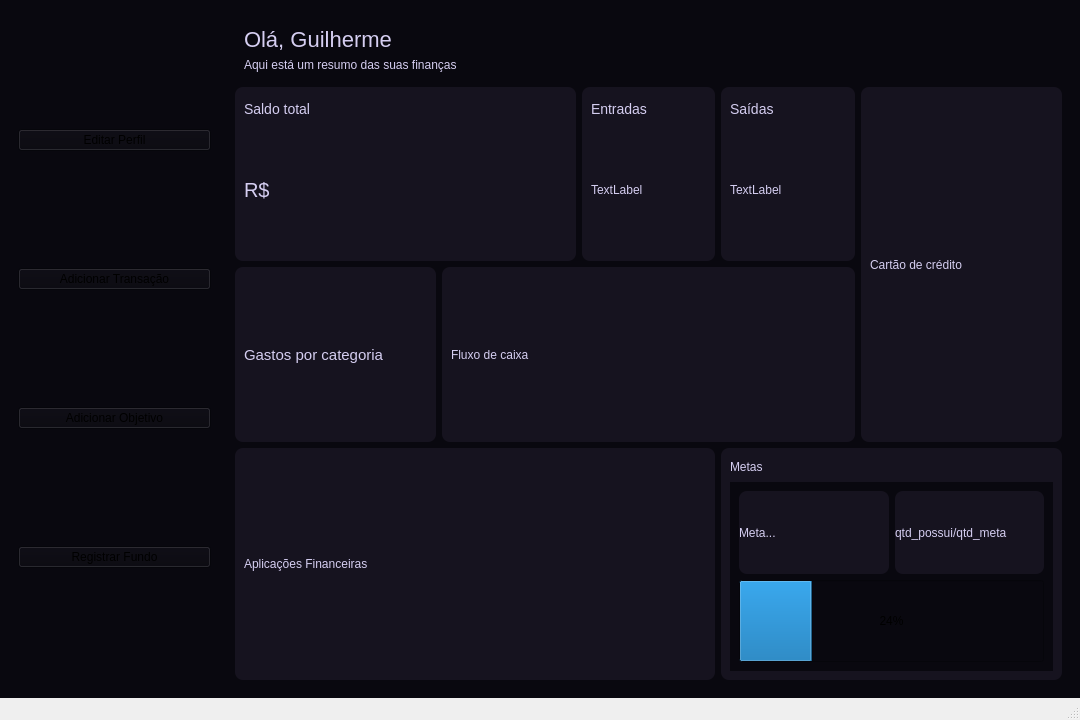
<?xml version="1.0" encoding="UTF-8"?>
<ui version="4.0">
 <class>MainWindow</class>
 <widget class="QMainWindow" name="MainWindow">
  <property name="geometry">
   <rect>
    <x>0</x>
    <y>0</y>
    <width>1080</width>
    <height>720</height>
   </rect>
  </property>
  <property name="windowTitle">
   <string>MainWindow</string>
  </property>
  <widget class="QWidget" name="centralwidget">
   <property name="styleSheet">
    <string notr="true">background-color: rgb(9, 8, 15);</string>
   </property>
   <layout class="QHBoxLayout" name="horizontalLayout_2" stretch="1,4">
    <item>
     <widget class="QWidget" name="widget_2" native="true">
      <property name="sizePolicy">
       <sizepolicy hsizetype="Expanding" vsizetype="Expanding">
        <horstretch>0</horstretch>
        <verstretch>0</verstretch>
       </sizepolicy>
      </property>
      <layout class="QVBoxLayout" name="verticalLayout_11">
       <item>
        <widget class="QPushButton" name="pushButton_4">
         <property name="text">
          <string>Editar Perfil</string>
         </property>
        </widget>
       </item>
       <item>
        <widget class="QPushButton" name="pushButton">
         <property name="text">
          <string>Adicionar Transação</string>
         </property>
        </widget>
       </item>
       <item>
        <widget class="QPushButton" name="pushButton_2">
         <property name="text">
          <string>Adicionar Objetivo</string>
         </property>
        </widget>
       </item>
       <item>
        <widget class="QPushButton" name="pushButton_3">
         <property name="text">
          <string>Registrar Fundo</string>
         </property>
        </widget>
       </item>
      </layout>
     </widget>
    </item>
    <item>
     <widget class="QWidget" name="widget" native="true">
      <property name="sizePolicy">
       <sizepolicy hsizetype="Expanding" vsizetype="Expanding">
        <horstretch>0</horstretch>
        <verstretch>0</verstretch>
       </sizepolicy>
      </property>
      <property name="styleSheet">
       <string notr="true">QFrame{
	background-color: rgb(22, 19, 31);
	border-width: 2px;
	border-radius: 8px;
}
QLabel{
	color: rgb(213, 206, 241);
	font: 12pt &quot;&quot;Plus Jakarta Sans&quot;, system-ui, sans-serif;&quot;;
}</string>
      </property>
      <layout class="QGridLayout" name="gridLayout" rowstretch="1,0,6,6,8" columnstretch="3,2,2,2,3" columnminimumwidth="0,0,0,0,0">
       <item row="2" column="3">
        <widget class="QFrame" name="frame_9">
         <property name="frameShape">
          <enum>QFrame::Shape::StyledPanel</enum>
         </property>
         <property name="frameShadow">
          <enum>QFrame::Shadow::Raised</enum>
         </property>
         <layout class="QVBoxLayout" name="verticalLayout_2" stretch="1,5">
          <item>
           <widget class="QLabel" name="label_6">
            <property name="styleSheet">
             <string notr="true">font: 14px;
</string>
            </property>
            <property name="text">
             <string>Saídas</string>
            </property>
           </widget>
          </item>
          <item>
           <widget class="QLabel" name="Saidas">
            <property name="text">
             <string>TextLabel</string>
            </property>
           </widget>
          </item>
         </layout>
        </widget>
       </item>
       <item row="2" column="0" colspan="2">
        <widget class="QFrame" name="frame_2">
         <property name="sizePolicy">
          <sizepolicy hsizetype="Preferred" vsizetype="Preferred">
           <horstretch>0</horstretch>
           <verstretch>0</verstretch>
          </sizepolicy>
         </property>
         <property name="styleSheet">
          <string notr="true"/>
         </property>
         <property name="frameShape">
          <enum>QFrame::Shape::StyledPanel</enum>
         </property>
         <property name="frameShadow">
          <enum>QFrame::Shadow::Raised</enum>
         </property>
         <layout class="QVBoxLayout" name="verticalLayout_4" stretch="1,5">
          <item>
           <widget class="QLabel" name="label_2">
            <property name="styleSheet">
             <string notr="true">font: 14px;
</string>
            </property>
            <property name="text">
             <string>Saldo total</string>
            </property>
           </widget>
          </item>
          <item>
           <widget class="QLabel" name="SaldoTotal">
            <property name="styleSheet">
             <string notr="true">font: 20px;
</string>
            </property>
            <property name="text">
             <string>R$</string>
            </property>
           </widget>
          </item>
         </layout>
        </widget>
       </item>
       <item row="2" column="4" rowspan="2">
        <widget class="QFrame" name="frame_11">
         <property name="frameShape">
          <enum>QFrame::Shape::StyledPanel</enum>
         </property>
         <property name="frameShadow">
          <enum>QFrame::Shadow::Raised</enum>
         </property>
         <layout class="QVBoxLayout" name="verticalLayout_7">
          <item>
           <widget class="QLabel" name="label_8">
            <property name="text">
             <string>Cartão de crédito</string>
            </property>
           </widget>
          </item>
         </layout>
        </widget>
       </item>
       <item row="3" column="0">
        <widget class="QFrame" name="frame_10">
         <property name="frameShape">
          <enum>QFrame::Shape::StyledPanel</enum>
         </property>
         <property name="frameShadow">
          <enum>QFrame::Shadow::Raised</enum>
         </property>
         <layout class="QVBoxLayout" name="verticalLayout_5">
          <item>
           <widget class="QLabel" name="label_7">
            <property name="styleSheet">
             <string notr="true">font: 15px;
</string>
            </property>
            <property name="text">
             <string>Gastos por categoria</string>
            </property>
           </widget>
          </item>
         </layout>
        </widget>
       </item>
       <item row="0" column="0" colspan="5">
        <widget class="QWidget" name="widget_header" native="true">
         <layout class="QVBoxLayout" name="verticalLayout" stretch="4,1">
          <item>
           <widget class="QLabel" name="Nome">
            <property name="styleSheet">
             <string notr="true">background: none;
font: 22px;</string>
            </property>
            <property name="text">
             <string>Olá, Guilherme</string>
            </property>
           </widget>
          </item>
          <item>
           <widget class="QLabel" name="label_3">
            <property name="styleSheet">
             <string notr="true">background: none;
font: 12px;
</string>
            </property>
            <property name="text">
             <string>Aqui está um resumo das suas finanças</string>
            </property>
           </widget>
          </item>
         </layout>
        </widget>
       </item>
       <item row="4" column="0" colspan="3">
        <widget class="QFrame" name="frame_14">
         <property name="frameShape">
          <enum>QFrame::Shape::StyledPanel</enum>
         </property>
         <property name="frameShadow">
          <enum>QFrame::Shadow::Raised</enum>
         </property>
         <layout class="QVBoxLayout" name="verticalLayout_9">
          <item>
           <widget class="QLabel" name="label_10">
            <property name="text">
             <string>Aplicações Financeiras</string>
            </property>
           </widget>
          </item>
         </layout>
        </widget>
       </item>
       <item row="2" column="2">
        <widget class="QFrame" name="frame_8">
         <property name="frameShape">
          <enum>QFrame::Shape::StyledPanel</enum>
         </property>
         <property name="frameShadow">
          <enum>QFrame::Shadow::Raised</enum>
         </property>
         <layout class="QVBoxLayout" name="verticalLayout_3" stretch="1,5">
          <item>
           <widget class="QLabel" name="label_5">
            <property name="styleSheet">
             <string notr="true">font: 14px;
</string>
            </property>
            <property name="text">
             <string>Entradas</string>
            </property>
           </widget>
          </item>
          <item>
           <widget class="QLabel" name="Entradas">
            <property name="text">
             <string>TextLabel</string>
            </property>
           </widget>
          </item>
         </layout>
        </widget>
       </item>
       <item row="4" column="3" colspan="2">
        <widget class="QFrame" name="frame_13">
         <property name="frameShape">
          <enum>QFrame::Shape::StyledPanel</enum>
         </property>
         <property name="frameShadow">
          <enum>QFrame::Shadow::Raised</enum>
         </property>
         <layout class="QVBoxLayout" name="verticalLayout_8" stretch="1,10">
          <item>
           <widget class="QLabel" name="label_11">
            <property name="text">
             <string>Metas</string>
            </property>
           </widget>
          </item>
          <item>
           <widget class="QWidget" name="widget_3" native="true">
            <layout class="QVBoxLayout" name="verticalLayout_10" stretch="1,1">
             <item>
              <layout class="QHBoxLayout" name="horizontalLayout">
               <item>
                <widget class="QLabel" name="label_12">
                 <property name="text">
                  <string>Meta...</string>
                 </property>
                </widget>
               </item>
               <item>
                <widget class="QLabel" name="label_13">
                 <property name="text">
                  <string>qtd_possui/qtd_meta</string>
                 </property>
                </widget>
               </item>
              </layout>
             </item>
             <item>
              <widget class="QProgressBar" name="progressBar">
               <property name="sizePolicy">
                <sizepolicy hsizetype="Preferred" vsizetype="Preferred">
                 <horstretch>0</horstretch>
                 <verstretch>0</verstretch>
                </sizepolicy>
               </property>
               <property name="value">
                <number>24</number>
               </property>
               <property name="textVisible">
                <bool>true</bool>
               </property>
               <property name="orientation">
                <enum>Qt::Orientation::Horizontal</enum>
               </property>
               <property name="textDirection">
                <enum>QProgressBar::Direction::TopToBottom</enum>
               </property>
              </widget>
             </item>
            </layout>
           </widget>
          </item>
         </layout>
        </widget>
       </item>
       <item row="3" column="1" colspan="3">
        <widget class="QFrame" name="frame_12">
         <property name="frameShape">
          <enum>QFrame::Shape::StyledPanel</enum>
         </property>
         <property name="frameShadow">
          <enum>QFrame::Shadow::Raised</enum>
         </property>
         <layout class="QVBoxLayout" name="verticalLayout_6">
          <item>
           <widget class="QLabel" name="label_9">
            <property name="text">
             <string>Fluxo de caixa</string>
            </property>
           </widget>
          </item>
         </layout>
        </widget>
       </item>
      </layout>
     </widget>
    </item>
   </layout>
  </widget>
  <widget class="QMenuBar" name="menubar">
   <property name="geometry">
    <rect>
     <x>0</x>
     <y>0</y>
     <width>1080</width>
     <height>21</height>
    </rect>
   </property>
  </widget>
  <widget class="QStatusBar" name="statusbar"/>
 </widget>
 <resources/>
 <connections/>
</ui>
